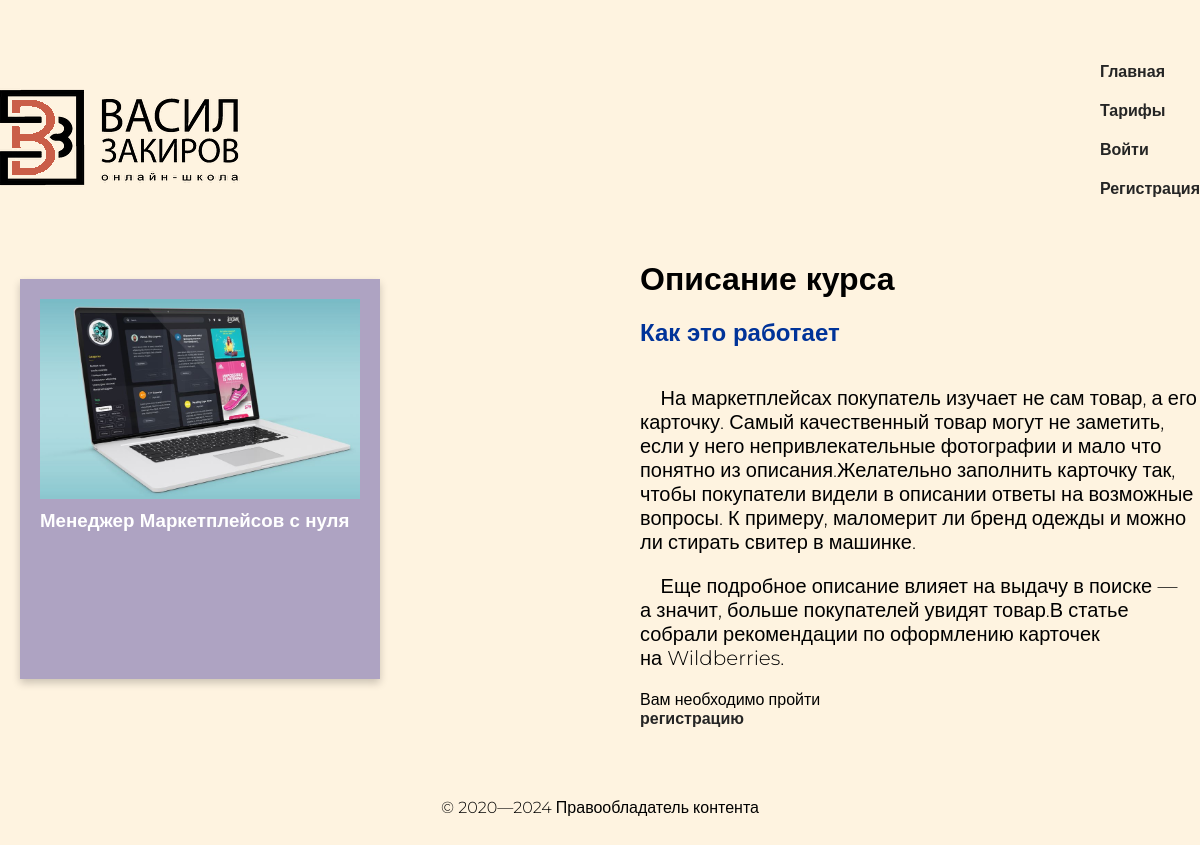
The page /course/lesson1 on the database its author committed.
### courses/models.py (models this page shows, shortened)
class Course(models.Model):
    slug = models.SlugField('Имя курса на латинице')
    title = models.CharField('Название курса', max_length=120)
    desc = RichTextUploadingField('Описание')
    image = models.ImageField('Изображение курса', default='default.png', upload_to='course_images')
    is_free = models.BooleanField('Бесплатный курс?', default=True)
    def __str__(self):
        return self.title
    class Meta:
        verbose_name = 'Курс'
        verbose_name_plural = 'Курсы'

### courses/views.py (the view)
# urls.py: path('course/<slug>', cache_page(60 * 5)(views.CourseDetailPage.as_view()), name='course-detail'),
class CourseDetailPage(DetailView):
    model = Course
    template_name = 'courses/course-detail.html'
    def get_context_data(self, *, object_list=None, **kwargs):
        ctx = super(CourseDetailPage, self).get_context_data(**kwargs)
        course = Course.objects.filter(slug=self.kwargs['slug']).first()
        ctx['title'] = course
        ctx['lessons'] = Lesson.objects.filter(course=course).order_by('number')
        return ctx

### templates/courses/course-detail.html (shortened to what this page needs)
{% extends 'layout.html' %}
{% block main %}
    <div class="courses container">
            <div class="course">
                {% if object.image %}
                <img src="{{ object.image.url }}" alt="{{ object.title }}">
                {% else %}
                <img src="/pictures/default.png" alt="{{ object.title }}">
                {% endif %}
                <h3>{{ object.title }}</h3>
            </div>
        <div class="aside">
            <h1>Описание курса</h1>
            <p>{{ object.desc|safe }}</p>
            {% if object.is_free == False and user.is_authenticated == False %}
            <p>Вам необходимо пройти <a href="{% url 'reg' %}">регистрацию</a></p>
            {% endif %}
        </div>
    </div>
{% endblock %}

### static/css/main.css (style rules this page uses)
* { margin: 0; padding: 0; }
body { background: #fef3e0; font-weight: 300; font-family: 'Montserrat', sans-serif; }
a { color: #252525; text-decoration: none; transition: color 500ms ease; font-weight: 600; font-family: 'Montserrat', sans-serif; }
.container { width: 1200px; margin: 0 auto; }
.courses { display: flex; justify-content: space-between; align-items: flex-start; }
.courses .course { background: #AEA3C2; padding: 20px; margin: 20px; box-sizing: border-box; width: 30%; color: #fff; display: flex; flex-direction: column; justify-content: space-between; height: 400px; box-shadow: 0 4px 8px rgba(0, 0, 0, 0.2); transition: box-shadow 0.3s ease; }
.courses .course img { width: 100%; height: auto; max-height: 200px; object-fit: cover; }
.courses .course h3 { margin-top: 10px; margin-bottom: 5px; flex-grow: 1; }
.courses { display: flex; justify-content: space-between; align-items: stretch; flex-wrap: wrap; }
.aside { width: 560px; }
.aside p { margin: 20px 0; }
.course { width: 100%; overflow: hidden; }
.course h3, .course p { width: 100%; word-wrap: break-word; hyphens: auto; }
@media (max-width: 1200px) { a { display: block; margin-bottom: 20px; } }

### rows shown on the page
Course: image (picture), title "Менеджер Маркетплейсов с нуля", desc "Как это работает На маркетплейсах покупатель изучает не сам товар, а его карточку. Самый качественный товар могут не заметить, если у него непривлекательные фотографии и мало что понятно из описания.Желательно заполнить карточку так, чтобы покупатели видели в описании ответы на возможные вопросы. К примеру, маломерит ли бренд одежды и можно ли стирать свитер в машинке. Еще подробное описание влияет на выдачу в поиске — а значит, больше покупателей увидят товар.В статье собрали рекомендации по оформлению карточек на Wildberries."
